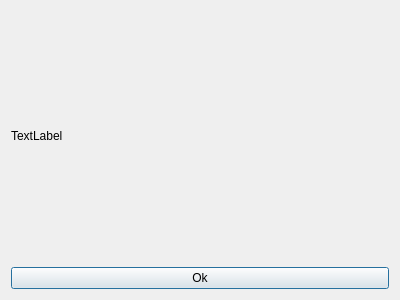
<?xml version="1.0" encoding="UTF-8"?>
<ui version="4.0">
 <class>FinalOrderDialog</class>
 <widget class="QDialog" name="FinalOrderDialog">
  <property name="geometry">
   <rect>
    <x>0</x>
    <y>0</y>
    <width>400</width>
    <height>300</height>
   </rect>
  </property>
  <property name="windowTitle">
   <string>Dialog</string>
  </property>
  <layout class="QVBoxLayout" name="verticalLayout_2">
   <item>
    <layout class="QVBoxLayout" name="verticalLayout">
     <item>
      <widget class="QLabel" name="costLabel">
       <property name="text">
        <string>TextLabel</string>
       </property>
      </widget>
     </item>
     <item>
      <widget class="QPushButton" name="OkButton">
       <property name="text">
        <string>Ok</string>
       </property>
      </widget>
     </item>
    </layout>
   </item>
  </layout>
 </widget>
 <resources/>
 <connections/>
</ui>
